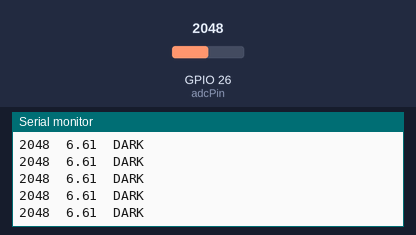
Bench run of a sketch on a simulated ESP32. On the bench: the last lines printed to the serial monitor. Inputs (shaded band) come from the test bench; at power-on: GPIO 26 (adcPin) = 2048.

Above: at 1.2 s.
1.3 s: GPIO 26 (adcPin) set to 1833
At 1.68 s:
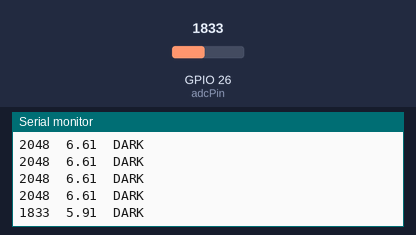
2.8 s: GPIO 26 (adcPin) set to 1743
At 3.18 s:
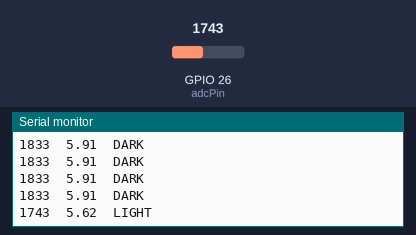

The sketch:

adc.ino
```cpp
 //declare a pin to use for the ADC
const int adcPin = 26;

void setup()
{
  pinMode(adcPin, INPUT);

  //this sets up the ESP32 to communicate with the Serial Monitor or console on your computer
  //115200 is the buad rate: bits per second
  Serial.begin(115200);
}

void loop()
{
  //read the ADC
  int adcValue = analogRead(adcPin);

  //EDIT THE NEXT LINE TO CALCULATE THE VOLTAGE
  float adcVoltage = adcValue * 3.3;
  adcVoltage /= 1023.0;

  Serial.print(adcValue);
  Serial.print('\t'); //TAB character

  Serial.print(adcVoltage);
  Serial.print('\t'); //TAB character

  if (adcValue >= 1800)
  {
    Serial.print ("DARK");
    Serial.print('\t'); //TAB character
    Serial.print('\n'); //newline
  }
  else
  {
     Serial.print("LIGHT");
     Serial.print('\t'); //TAB character
     Serial.print('\n'); //newline
  }

  delay(250);
}
```

Measured:
- the behaviour switches between 1800 and 1799 on GPIO 26 (adcPin) (found by bisection; images 1 and 2)
- after the input at 1.3 s, the serial monitor: prints a new line after 0.20 s (image 1)
- after the input at 2.8 s, the serial monitor: prints a new line after 0.20 s (image 2)
